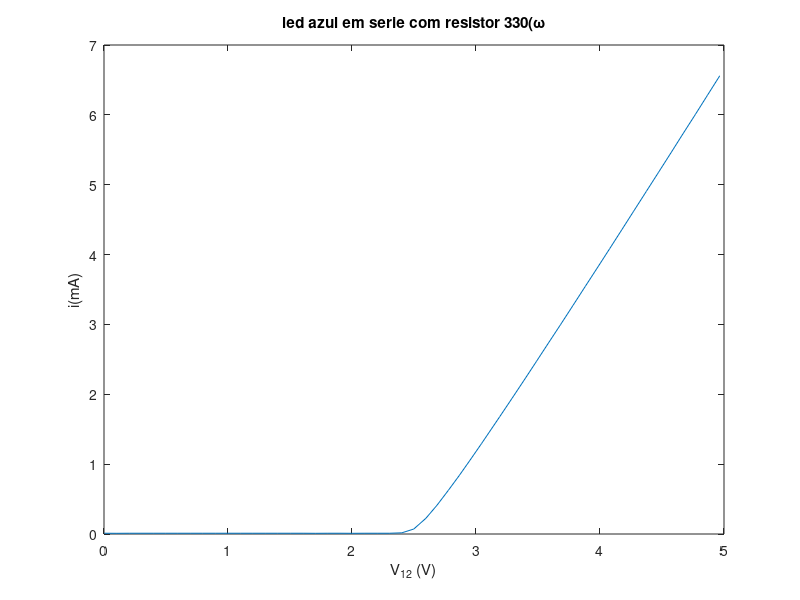

This chart was generated by the following MATLAB code:
z=[0.003	0.011
0.104	0.010
0.204	0.011
0.298	0.011
0.397	0.011
0.495	0.011
0.595	0.011
0.695	0.011
0.795	0.011
0.900	0.011
1.000	0.011
1.100	0.011
1.200	0.011
1.300	0.011
1.400	0.011
1.505	0.011
1.606	0.011
1.706	0.010
1.805	0.011
1.903	0.011
2.006	0.010
2.104	0.011
2.203	0.011
2.303	0.011
2.402	0.017
2.498	0.071
2.596	0.225
2.686	0.413
2.776	0.623
2.864	0.835
2.952	1.057
3.044	1.293
3.192	1.681
3.291	1.943
3.389	2.205
3.486	2.467
3.589	2.747
3.681	2.995
3.783	3.274
3.880	3.541
3.982	3.820
4.079	4.087
4.175	4.353
4.271	4.620
4.373	4.903
4.470	5.172
4.572	5.456
4.668	5.726
4.768	6.003
4.867	6.282
4.966	6.560];
v=z(:,1);
i=z(:,2);
a=v\i;
plot(v,i)
xlabel('V_{12} (V)')
ylabel('i(mA)')
title('led azul em serie com resistor 330(\omega')

